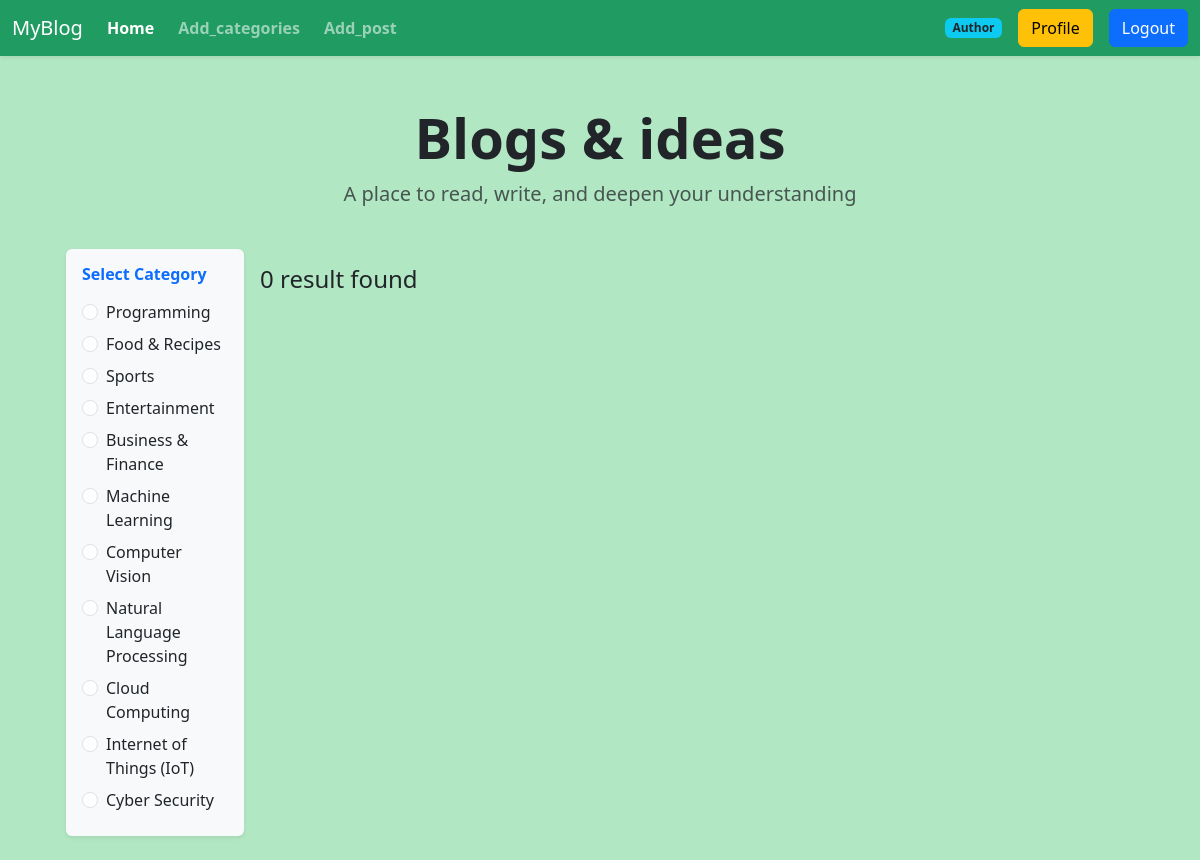
/category/programming/ (signed in), run on the app's committed database.
### categories/models.py (models this page shows, shortened)
class Categories(models.Model):
    name=models.CharField()
    slug=models.SlugField(unique=True, null=True, blank=True)

### Blog_project/views.py (the view)
# urls.py: 2. Add a URL to urlpatterns:  path('', views.home, name='home')
def home(request,category_slug=None):
    data=Post.objects.all()
    if category_slug is not None:
        category=Categories.objects.get(slug=category_slug)
        data=Post.objects.filter(category=category)
    categories = Categories.objects.all()
    return render(request,'home.html',{'data':data, 'category' : categories})

### templates/home.html (shortened to what this page needs)
{%extends 'base.html'%}
{%block content%}
<div class="container text-center mt-5">
    <h1 class="display-4 fw-bold">Blogs & ideas</h1>
    <p class="lead text-muted">
        A place to read, write, and deepen your understanding
    </p>
</div>
<div class="d-flex flex-wrap p-4">
  <div class="col-2 p-3 rounded shadow-sm" style="background:#f8f9fa;">
    <h6 class="fw-bold mb-3 text-primary"> Select Category</h6>
    {%for cat in category%}
    <div class="form-check mb-2">
  <input class="form-check-input" type="radio" name="category" id="{{cat.id}}">
  <label class="form-check-label w-100" for="{{cat.id}}">
    <a href="{%url 'category_wise_post' cat.slug%}" class="text-decoration-none text-dark">{{cat.name}}</a>
  </label>
   </div>
   {%endfor%}
  </div>
  <div class="col-10 p-3">
    <h4>{{data | length}} result found</h4>
  </div>
</div>
{%endblock%}

### data on the page
Categories: name "Programming"
Categories: name "Food & Recipes"
Categories: name "Sports"
Categories: name "Entertainment"
Categories: name "Business & Finance"
Categories: name "Machine Learning"
Categories: name "Computer Vision"
Categories: name "Natural Language Processing"
Categories: name "Cloud Computing"
Categories: name "Internet of Things (IoT)"
Categories: name "Cyber Security"

### other printed values
{{ data | length }} "0"
